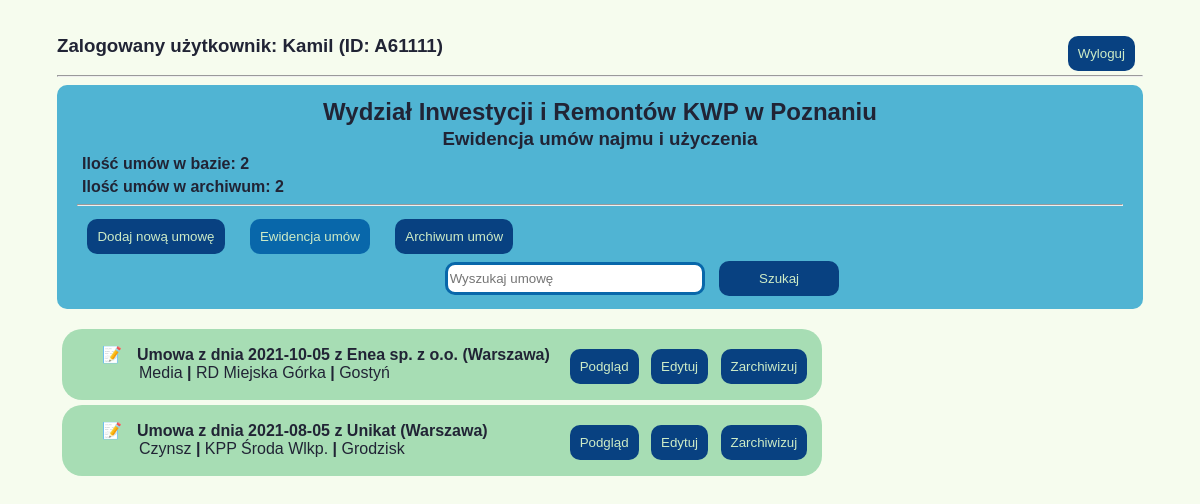
Page /umowy/ewidencja/ (signed in) on the earlier database version.
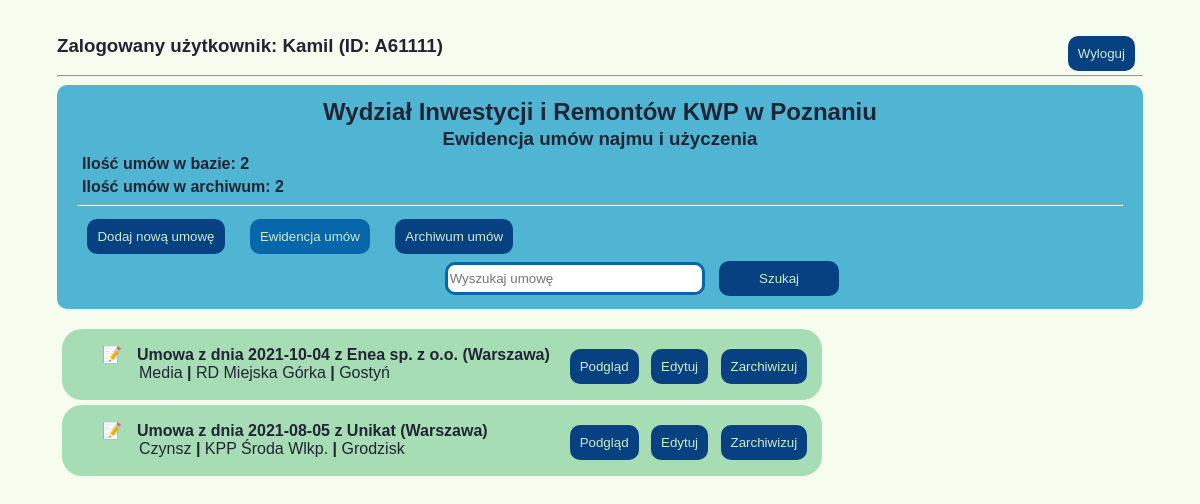
Same page on the later database version.
### umowyapp/models.py (models this page shows)
class Umowy(models.Model):
    data_umowy = models.DateField(null=False)
    nr_umowy = models.CharField(max_length=20, null=True, default="BRAK")
    podstawa_prawna = models.ForeignKey(Podstawa_prawna, on_delete=models.CASCADE, blank=True)
    nazwa_uzyczajacego = models.CharField(max_length=30, null=True)
    adres_uzyczajacego = models.CharField(max_length=30, null=True)
    kod_pocztowy_uzyczajacego = models.CharField(max_length=6, null=True)
    miasto_uzyczajacego = models.CharField(max_length=20, null=True)
    okres_obowiazywania = models.DateField(blank=True, default="")
    typ_umowy = models.ForeignKey(Rodzaj_umowy, on_delete=models.CASCADE)
    pow_uzyczona = models.DecimalField(max_digits=4, decimal_places=2, null=True, blank=True)
    rodzaj_kosztow_prad = models.BooleanField()
    informacje_prad = models.TextField(null=True, default="---Niezbędne informacje---")
    rodzaj_kosztow_gaz = models.BooleanField()
    informacje_gaz = models.TextField(null=True, default="---Niezbędne informacje---")
    rodzaj_kosztow_woda = models.BooleanField()
    informacje_woda = models.TextField(null=True, default="---Niezbędne informacje---")
    rodzaj_kosztow_co = models.BooleanField()
    informacje_co = models.TextField(null=True, default="---Niezbędne informacje---")
    powiaty_jedn = models.ForeignKey(Powiaty_Wlkp, on_delete=models.CASCADE)
    rodzaj_jedn = models.ForeignKey(Rodzaje_jednostek, on_delete=models.CASCADE)
    adres_jedn = models.CharField(max_length=30, null=True)
    miasto_jedn = models.CharField(max_length=20, null=True)
    kod_pocztowy_jedn = models.CharField(max_length=6, null=True)
    skan_umowy = models.FileField(upload_to='umowy_pdf', null=True, blank=True)
    stan_umowy = models.ForeignKey(Stan_umow, on_delete=models.CASCADE, blank=False, default=1)
    uwagi = models.TextField(null=True, blank=True, default="")
    deleted = models.BooleanField(null=False, default=0)
    def __str__(self):
        return self.umowa_z_data()
    def umowa_z_data(self):
        return "Umowa z dnia {} z {} ({})".format(self.data_umowy, self.nazwa_uzyczajacego, self.miasto_uzyczajacego)

class Rodzaj_umowy(models.Model):
    rodz_um = models.CharField(max_length=6, default="Czynsz")
    def __str__(self):
        return self.rodzaj_um()
    def rodzaj_um(self):
        return "{}".format(self.rodz_um)

class Rodzaje_jednostek(models.Model):
    rodzaj = models.CharField(max_length=4, null=False)
    def __str__(self):
        return self.rodzaj_jedn()
    def rodzaj_jedn(self):
        return "{}".format(self.rodzaj)

class Powiaty_Wlkp(models.Model):
    powiat = models.CharField(max_length=12, null=False)
    def __str__(self):
        return self.powiat_jedn()
    def powiat_jedn(self):
        return "{}".format(self.powiat)

### umowyapp/views.py (the view)
# urls.py: path('ewidencja/', wszystkie_umowy, name="wszystkie_umowy"),
@login_required
def wszystkie_umowy(request):
    wszystkie = Umowy.objects.filter(deleted=0)
    archiwalne = Umowy.objects.filter(deleted=1)
    return render(request, 'ewidencja.html', {'wszystkie': wszystkie, 'archiwalne': archiwalne})

### templates/ewidencja.html (shortened to what this page needs)
{%extends 'start.html'%}
{%block strona%}
{% if user.is_authenticated%}
<div class="element_login">
    <div class="user_name">
        <h3>Zalogowany użytkownik: {{user.first_name}} (ID: {{ user.username}})</h3>
    </div>
    <div class="button-logout">
        <a href="{%url 'logout'%}">
            <button class="button-general">Wyloguj</button>
        </a>
    </div>
</div>
{%else%}
<a href="{%url 'login'%}">Login</a>
{%endif%}
<hr>
<div class="ewidencja-title">
    <h2 class="title">Wydział Inwestycji i Remontów KWP w Poznaniu</h2>
    <h3 class="title">Ewidencja umów najmu i użyczenia</h3>
    <h4 class="info-umowy">Ilość umów w bazie: {{wszystkie|length}}</h4>
    <h4 class="info-umowy">Ilość umów w archiwum: {{archiwalne|length}}</h4>
    <hr>
    <nav>
        <a href="{% url 'nowe_umowy'%}">
            <button class="button-general button-menu">Dodaj nową umowę</button></a>
        <a href="{% url 'wszystkie_umowy'%}">
            <button class="button-general button-menu active">Ewidencja umów</button></a>
        <a href="{% url 'archiwalne_umowy'%}">
            <button class="button-general button-menu">Archiwum umów</button></a>
        <form method="get" class="search">
            <input type="text"  placeholder="Wyszukaj umowę">
            <button class="button-general button-menu button-search" type="submit">Szukaj</button>
        </form>
    </nav>
</div>
{%for umowa in wszystkie%}
<main class="lista">
    <ul class="lista_umow">
        <li class="lista-option">
            <p class="znacznik"><b>{{umowa}} </b></p>
            <p class="info">{{umowa.typ_umowy}} <b>|</b> {{umowa.rodzaj_jedn}} {{umowa.miasto_jedn}} <b>|</b>
                {{umowa.powiaty_jedn}}</p>
        </li>
    </ul>
    <div>
        <a href="{% url 'podglad_umowy' umowa.id %}">
            <button class="button-general">Podgląd</button></a>
        <a href="{% url 'edytuj_umowe' umowa.id %}">
            <button class="button-general">Edytuj</button></a>
        <a href="{% url 'usun_umowe' umowa.id %}">
            <button class="button-general button-remove">Zarchiwizuj</button></a>
    </div>
</main>
{%endfor%}
{%endblock%}

Differences in the rows shown:
changed Umowy "Miejska Górka": data_umowy+nazwa_uzyczajacego+miasto_uzyczajacego "Umowa z dnia 2021-10-05 z Enea sp. z o.o. (Warszawa)" → "Umowa z dnia 2021-10-04 z Enea sp. z o.o. (Warszawa)"
